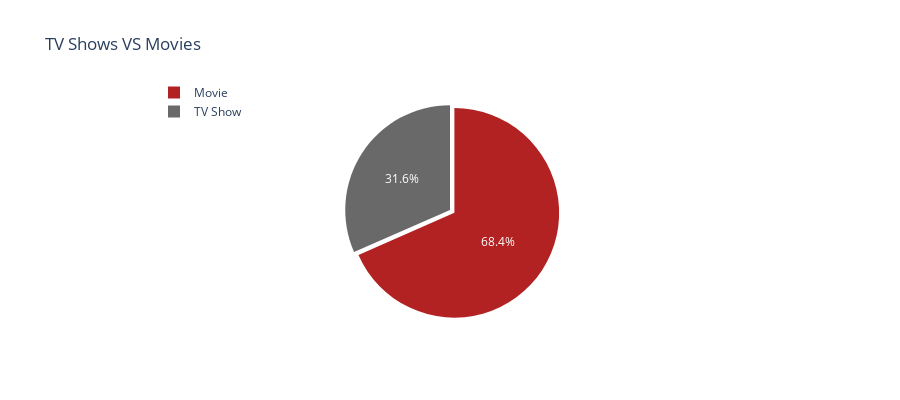

Notebook code for this chart:
### Code cell
group_netflix=df.type.value_counts()
trace=go.Pie(labels=group_netflix.index,values=group_netflix.values,pull=[0.05,0], marker=dict(colors=["#B22222", "#696969"])) # Actual Data
layout = go.Layout(title="TV Shows VS Movies", height=400, legend=dict(x=0.1, y=1.1)) # layout for data
fig = go.Figure(data=[trace],layout=layout)
iplot(fig)

### Figure 1 — Plotly figure (JSON) as saved in the notebook; plotly's stock layout.template omitted (floating-point values rounded to 4 significant figures)
{"data": [{"labels": ["Movie", "TV Show"], "marker": {"colors": ["#B22222", "#696969"]}, "pull": [0.05, 0], "type": "pie", "values": [4265, 1969]}], "layout": {"height": 400, "legend": {"x": 0.1, "y": 1.1}, "title": {"text": "TV Shows VS Movies"}}}
